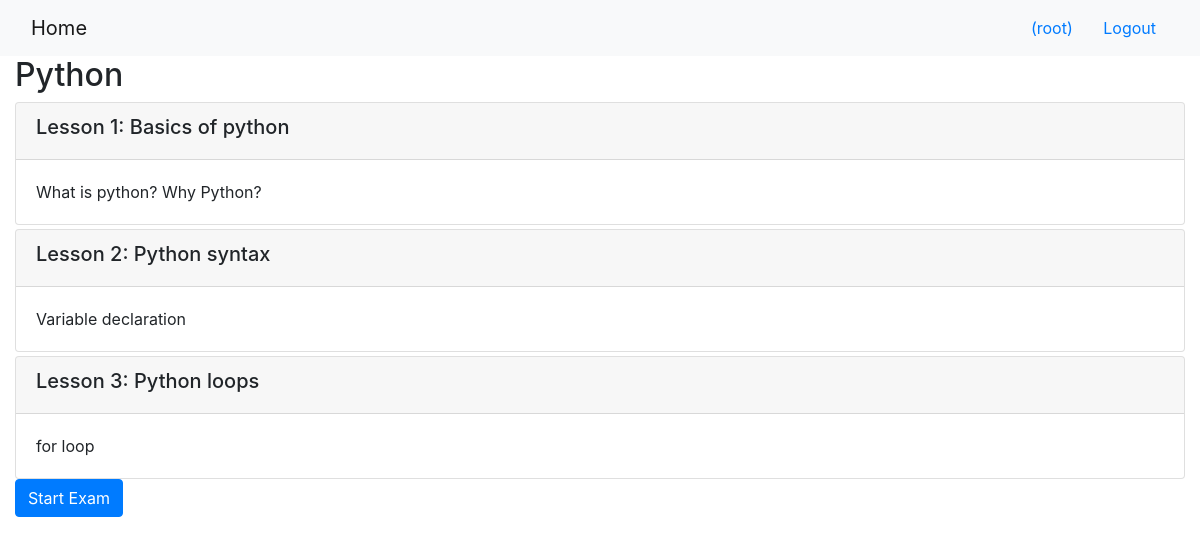
/1/ (signed in), run on the app's committed database.
### onlinecourse/models.py (models this page shows, shortened)
class Course(models.Model):
    name = models.CharField(null=False, max_length=30, default='online course')
    image = models.ImageField(upload_to='course_images/')
    description = models.CharField(max_length=1000)
    pub_date = models.DateField(null=True)
    instructors = models.ManyToManyField(Instructor)
    users = models.ManyToManyField(settings.AUTH_USER_MODEL, through='Enrollment')
    total_enrollment = models.IntegerField(default=0)
    is_enrolled = False

class Lesson(models.Model):
    title = models.CharField(max_length=200, default="title")
    order = models.IntegerField(default=0)
    course = models.ForeignKey(Course, on_delete=models.CASCADE)
    content = models.TextField()

### onlinecourse/views.py (the view)
# urls.py: path('<int:pk>/', views.CourseDetailView.as_view(), name='course_details'),
class CourseDetailView(generic.DetailView):
    model = Course
    template_name = 'onlinecourse/course_detail_bootstrap.html'

### onlinecourse/templates/onlinecourse/course_detail_bootstrap.html (shortened to what this page needs)
<!DOCTYPE html>
<html lang="en">
<head>
     {% load static %}
    <link rel="stylesheet" href="https://maxcdn.bootstrapcdn.com/bootstrap/4.5.2/css/bootstrap.min.css">
</head>
<body>
    <nav class="navbar navbar-light bg-light">
        <div class="container-fluid">
            <div class="navbar-header">
                  <a class="navbar-brand" href="{% url 'onlinecourse:index' %}">Home</a>
            </div>
            <ul class="nav navbar-nav navbar-right">
                {% if user.is_authenticated %}
                <li>
                    <a class="btn btn-link" href="#">{{ user.first_name }}({{ user.username }})</a>
                    <a class="btn btn-link" href="{% url 'onlinecourse:logout' %}">Logout</a>
                </li>
                {% endif %}
            </ul>
        </div>
    </nav>
    <div class="container-fluid">
            <h2>{{ course.name }}</h2>
            <div class="card-columns-vertical">
                {% for lesson in course.lesson_set.all %}
                    <div class="card mt-1">
                        <div class="card-header"><h5>Lesson {{lesson.order|add:1}}: {{lesson.title}}</h5></div>
                        <div class="card-body">{{lesson.content}}</div>
                    </div>
                {% endfor %}
            </div>
            <button class="btn btn-primary" type="button" data-toggle="collapse" data-target="#exam" aria-expanded="false" aria-controls="collapseExample">
                Start Exam
              </button>
    </div>
</body>
</html>

### data on the page
Course: name "Python"
Lesson: order|add "1", title "Basics of python", content "What is python? Why Python?"
Lesson: order|add "2", title "Python syntax", content "Variable declaration"
Lesson: order|add "3", title "Python loops", content "for loop"

### other printed values
{{ user.username }} "root"
